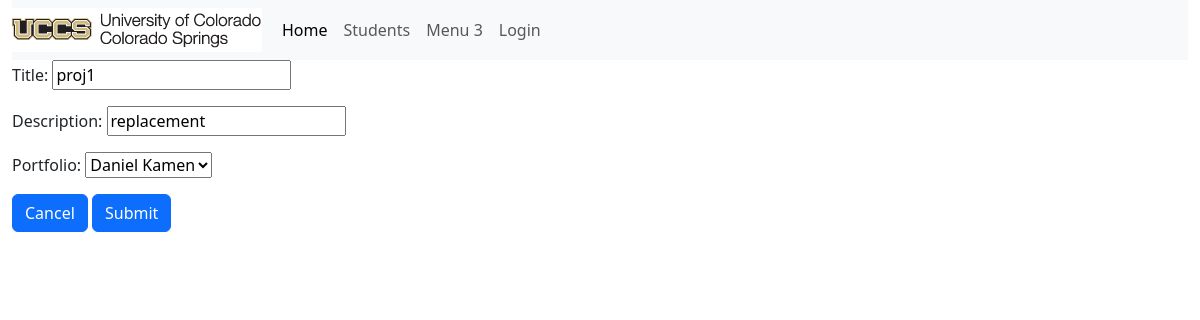
The app's page /portfolio/1/edit_project/11, older data.
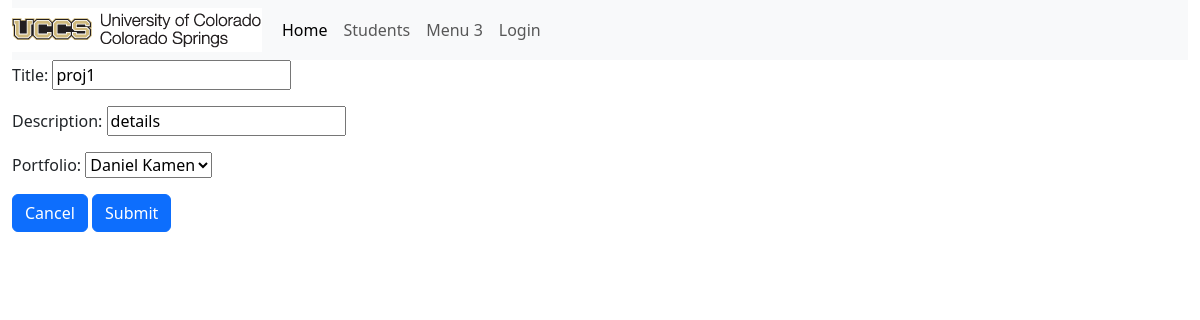
The same page, newer data.
### portfolio_app/models.py (models this page shows, shortened)
class Project(models.Model):
    title = models.CharField(max_length=200)
    description = models.CharField(max_length=200)
    portfolio = models.ForeignKey(Portfolio, on_delete=models.CASCADE, default=None)

class Portfolio(models.Model):
    title = models.CharField(max_length=200)
    contact_email = models.CharField(max_length=200)
    is_active = False
    about = models.CharField(max_length=200, blank=True)
    def __str__(self):
        return self.title
    def get_absolute_url(self):
        return reverse('portfolio-detail', args=[str(self.id)])

### portfolio_app/views.py (the view)
# urls.py: path('portfolio/<args>/edit_project/<id>', views.editProject, name='edit-project'),
def editProject(request, args, id):
   project=Project.objects.get(id=id)
   if (request.method == 'POST'):
        form = ProjectForm(request.POST , instance=project)
        if (form.is_valid()):
            project = form.save()
            return redirect('portfolio-detail', project.portfolio.id)
   else:
        form = ProjectForm(instance=project)
   return render(request, 'portfolio_app/edit_project.html', {'portfolio':Portfolio.objects.get(id=args), 'form':form, 'args':args})

### portfolio_app/forms.py
class ProjectForm(ModelForm):
    class Meta:
        model = Project
        fields = '__all__'

### portfolio_app/templates/portfolio_app/edit_project.html (shortened to what this page needs)
{% extends "portfolio_app/base_template.html" %}
{% block content %}
<form action="" method="post">
    {{form.as_p}}
    <a class="btn btn-primary" href={{portfolio.get_absolute_url}} role="button">Cancel</a>
    <input type="submit" value="Submit" href={{portfolio.get_absolute_url}} class="btn btn-primary" role="button">
</form>
{% endblock %}

Row changes from the older to the newer data that the page shows:
changed Project "Daniel Kamen": description "replacement" → "details"
